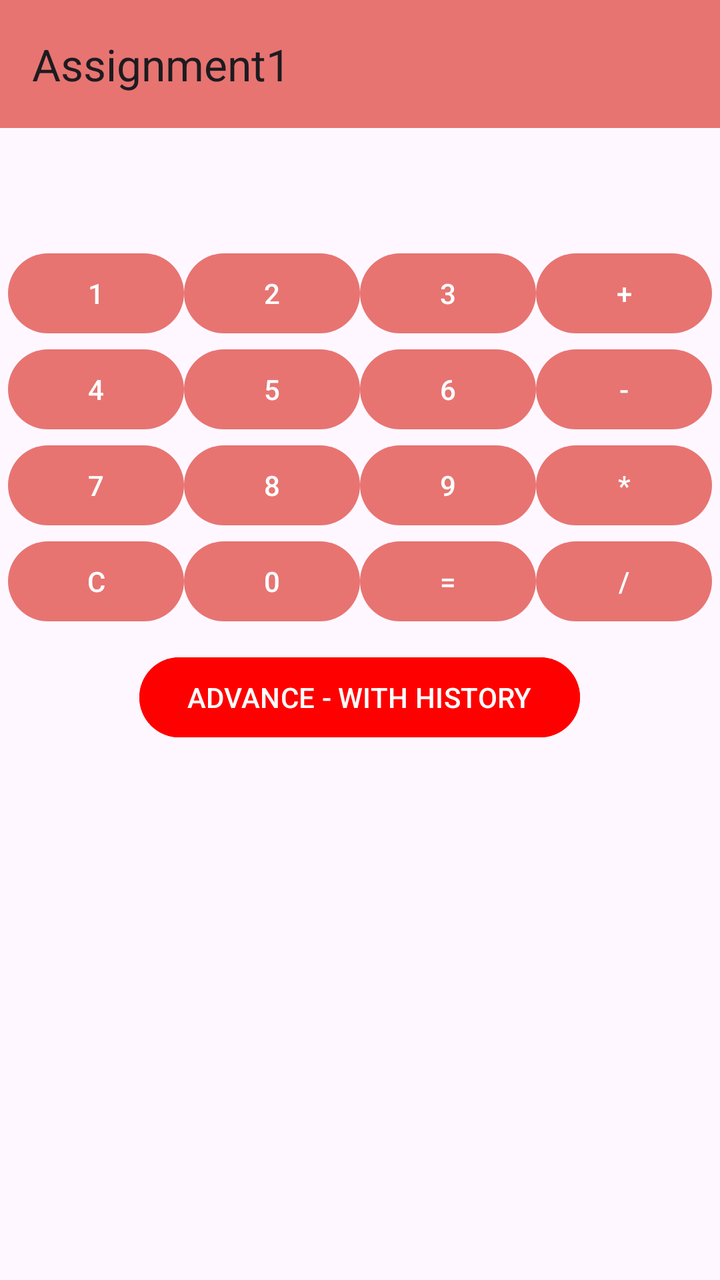
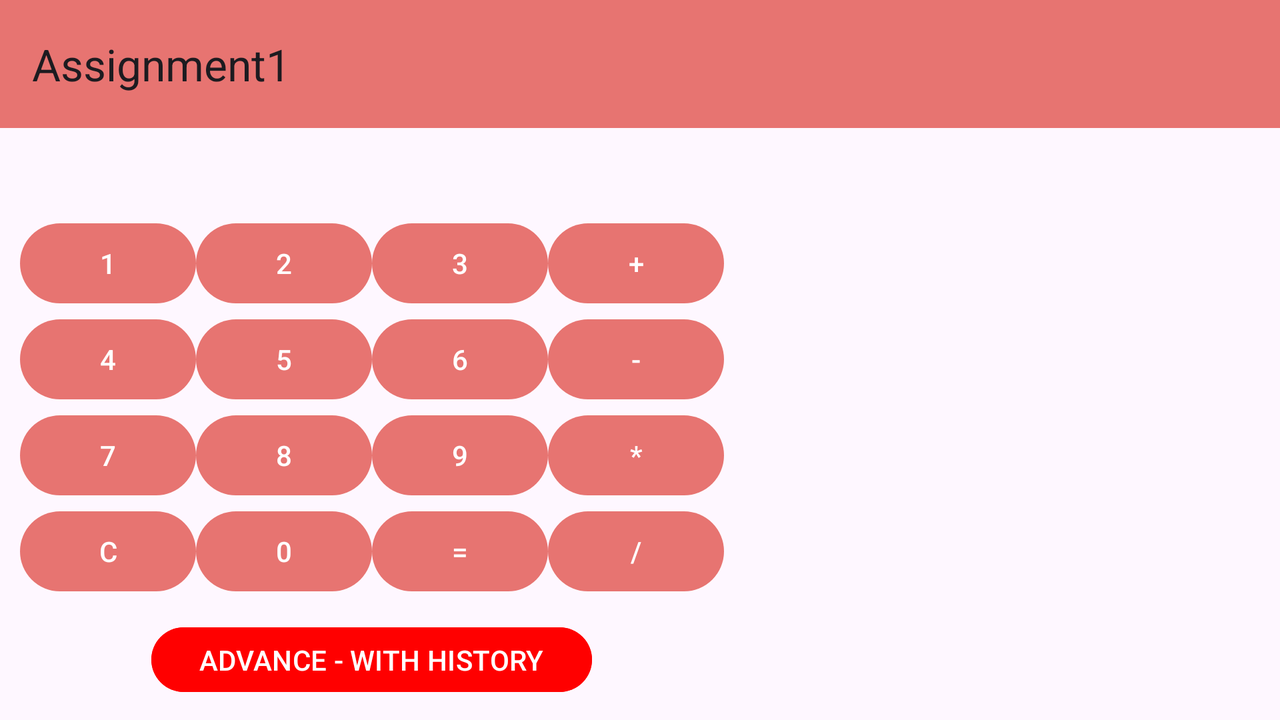

The same Android screen from two of the app's own layout files: first res/layout/ as a phone draws it, then the repository's variant for another configuration, drawn on a device whose configuration selects that folder. Both files follow.
<!-- AndroidManifest.xml: application theme Theme.MyApplication -->
<!-- res/layout/calculator_layout.xml -->
<?xml version="1.0" encoding="utf-8"?>

<LinearLayout xmlns:android="http://schemas.android.com/apk/res/android"
    xmlns:tools="http://schemas.android.com/tools"
    xmlns:app="http://schemas.android.com/apk/res-auto"
    tools:context=".MainActivity"
    android:layout_width="match_parent"
    android:layout_height="match_parent"
    android:orientation="vertical">

    <androidx.appcompat.widget.Toolbar
        android:layout_width="match_parent"
        android:layout_height="wrap_content"
        android:id="@+id/toolbarId"
        android:background="?attr/colorPrimary"
        app:title="@string/app_name">

    </androidx.appcompat.widget.Toolbar>
    <TextView
        android:layout_width="match_parent"
        android:layout_height="wrap_content"
        android:textSize="25sp"
        android:layout_marginStart="@dimen/layout_start"
        android:layout_marginBottom="@dimen/layout_bottom"
        android:id="@+id/resultTextView"

        android:layout_gravity="start"
        />

    <LinearLayout
        android:layout_width="wrap_content"
        android:layout_height="wrap_content"
        android:layout_gravity="center">
        <Button
            android:layout_width="wrap_content"
            android:layout_height="wrap_content"
            android:text="@string/one"
            android:id="@+id/oneBtn"
            tools:ignore="ButtonStyle" />
        <Button
            android:layout_width="wrap_content"
            android:layout_height="wrap_content"
            android:text="@string/two"
            android:id="@+id/twoBtn"
            tools:ignore="ButtonStyle" />
        <Button
            android:layout_width="wrap_content"
            android:layout_height="wrap_content"
            android:text="@string/three"
            android:id="@+id/threeBtn"
            />
        <Button
            android:layout_width="wrap_content"
            android:layout_height="wrap_content"
            android:id="@+id/plusBtn"
            android:text="@string/plus"
            />

    </LinearLayout>

    <LinearLayout
        android:layout_width="wrap_content"
        android:layout_height="wrap_content"
        android:layout_gravity="center">
        <Button
            android:layout_width="wrap_content"
            android:layout_height="wrap_content"
            android:text="@string/four"
            android:id="@+id/fourBtn"
            />
        <Button
            android:layout_width="wrap_content"
            android:layout_height="wrap_content"
            android:text="@string/five"
            android:id="@+id/fiveBtn"
            />
        <Button
            android:layout_width="wrap_content"
            android:layout_height="wrap_content"
            android:text="@string/six"
            android:id="@+id/sixBtn"
            />
        <Button
            android:layout_width="wrap_content"
            android:layout_height="wrap_content"
            android:text="@string/subtract"
            android:id="@+id/minusBtn"
            />

    </LinearLayout>

    <LinearLayout
        android:layout_width="wrap_content"
        android:layout_height="wrap_content"
        android:layout_gravity="center">
        <Button
            android:layout_width="wrap_content"
            android:layout_height="wrap_content"
            android:text="@string/seven"
            android:id="@+id/sevenBtn"
            />
        <Button
            android:layout_width="wrap_content"
            android:layout_height="wrap_content"
            android:text="@string/eight"
            android:id="@+id/eightBtn"
            />
        <Button
            android:layout_width="wrap_content"
            android:layout_height="wrap_content"
            android:text="@string/nine"
            android:id="@+id/nineBtn"
            />
        <Button
            android:layout_width="wrap_content"
            android:layout_height="wrap_content"
            android:text="@string/multiply"
            android:id="@+id/multiply"
            />

    </LinearLayout>

    <LinearLayout
        android:layout_width="wrap_content"
        android:layout_height="wrap_content"
        android:layout_gravity="center">
        <Button
            android:layout_width="wrap_content"
            android:layout_height="wrap_content"
            android:text="@string/C"
            android:id="@+id/cBTN"
            />
        <Button
            android:layout_width="wrap_content"
            android:layout_height="wrap_content"
            android:text="@string/zero"
            android:id="@+id/zeroBtn"
            />
        <Button
            android:layout_width="wrap_content"
            android:layout_height="wrap_content"
            android:text="@string/equal"
            android:id="@+id/equalBtn"
            />
        <Button
            android:layout_width="wrap_content"
            android:layout_height="wrap_content"
            android:text="@string/divide"
            android:id="@+id/divideBtn"
            />

    </LinearLayout>
    <LinearLayout
        android:layout_width="wrap_content"
        android:layout_height="wrap_content"
        android:layout_gravity="center"
        android:layout_margin="@dimen/layout_margin">
        <Button
            android:layout_width="wrap_content"
            android:layout_height="wrap_content"
            android:backgroundTint="@color/Red"
            android:id="@+id/AdvanceBtn"
            android:text="@string/buttonAdvance"
            />
    </LinearLayout>

    <TextView
        android:id="@+id/historyTextView"
        android:layout_width="match_parent"
        android:layout_height="match_parent"
        android:textSize="20dp"
        android:layout_marginLeft="@dimen/layout_start"/>

</LinearLayout>
<!-- resources referenced by this layout -->
<resources>
  <color name="Red">#FF0000</color>
  <dimen name="layout_bottom">25dp</dimen>
  <dimen name="layout_margin">10dp</dimen>
  <dimen name="layout_start">20dp</dimen>
  <string name="C">C</string>
  <string name="app_name">Assignment1</string>
  <string name="buttonAdvance">ADVANCE - WITH HISTORY</string>
  <string name="divide">/</string>
  <string name="eight">8</string>
  <string name="equal">=</string>
  <string name="five">5</string>
  <string name="four">4</string>
  <string name="multiply">*</string>
  <string name="nine">9</string>
  <string name="one">1</string>
  <string name="plus">+</string>
  <string name="seven">7</string>
  <string name="six">6</string>
  <string name="subtract">-</string>
  <string name="three">3</string>
  <string name="two">2</string>
  <string name="zero">0</string>
  <style name="Theme.MyApplication" parent="Base.Theme.MyApplication" />
  <style name="Base.Theme.MyApplication" parent="Theme.Material3.DayNight.NoActionBar">
          
          <item name="colorPrimary">@color/Light_Coral</item>
          <item name="colorPrimaryVariant">@color/Purple_Iris</item>
          
          
          <item name="android:statusBarColor">?attr/colorPrimaryVariant</item>
      </style>
  <color name="Light_Coral">#E77471</color>
  <color name="Purple_Iris">#571B7E</color>
</resources>
<!-- res/layout-land/calculator_layout.xml (the repository's variant of the layout above) -->
<!-- drawn on the phone turned sideways -->
<?xml version="1.0" encoding="utf-8"?>

<LinearLayout xmlns:android="http://schemas.android.com/apk/res/android"
    xmlns:tools="http://schemas.android.com/tools"
    xmlns:app="http://schemas.android.com/apk/res-auto"
    tools:context=".MainActivity"
    android:layout_width="match_parent"
    android:layout_height="match_parent"
    android:orientation="vertical">

    <androidx.appcompat.widget.Toolbar
        android:layout_width="match_parent"
        android:layout_height="wrap_content"
        android:id="@+id/toolbarId"
        android:background="?attr/colorPrimary"
        app:title="@string/app_name">

    </androidx.appcompat.widget.Toolbar>
    <TextView
        android:layout_width="match_parent"
        android:layout_height="wrap_content"
        android:textSize="25sp"
        android:layout_marginStart="@dimen/layout_start"
        android:layout_marginBottom="@dimen/layout_margin"
        android:id="@+id/resultTextView"

        android:layout_gravity="start"
        />

    <LinearLayout
        android:layout_width="match_parent"
        android:layout_height="match_parent"
        android:layout_marginLeft="@dimen/layout_margin"
        android:orientation="horizontal">
        <LinearLayout
            android:layout_width="wrap_content"
            android:layout_height="wrap_content"
            android:orientation="vertical">
    <LinearLayout
        android:layout_width="wrap_content"
        android:layout_height="wrap_content"
        android:layout_gravity="center">
        <Button
            android:layout_width="wrap_content"
            android:layout_height="wrap_content"
            android:text="@string/one"
            android:id="@+id/oneBtn"
            tools:ignore="ButtonStyle" />
        <Button
            android:layout_width="wrap_content"
            android:layout_height="wrap_content"
            android:text="@string/two"
            android:id="@+id/twoBtn"
            tools:ignore="ButtonStyle" />
        <Button
            android:layout_width="wrap_content"
            android:layout_height="wrap_content"
            android:text="@string/three"
            android:id="@+id/threeBtn"
            />
        <Button
            android:layout_width="wrap_content"
            android:layout_height="wrap_content"
            android:id="@+id/plusBtn"
            android:text="@string/plus"
            />

    </LinearLayout>

    <LinearLayout
        android:layout_width="wrap_content"
        android:layout_height="wrap_content"
        android:layout_gravity="center">
        <Button
            android:layout_width="wrap_content"
            android:layout_height="wrap_content"
            android:text="@string/four"
            android:id="@+id/fourBtn"
            />
        <Button
            android:layout_width="wrap_content"
            android:layout_height="wrap_content"
            android:text="@string/five"
            android:id="@+id/fiveBtn"
            />
        <Button
            android:layout_width="wrap_content"
            android:layout_height="wrap_content"
            android:text="@string/six"
            android:id="@+id/sixBtn"
            />
        <Button
            android:layout_width="wrap_content"
            android:layout_height="wrap_content"
            android:text="@string/subtract"
            android:id="@+id/minusBtn"
            />

    </LinearLayout>

    <LinearLayout
        android:layout_width="wrap_content"
        android:layout_height="wrap_content"
        android:layout_gravity="center">
        <Button
            android:layout_width="wrap_content"
            android:layout_height="wrap_content"
            android:text="@string/seven"
            android:id="@+id/sevenBtn"
            />
        <Button
            android:layout_width="wrap_content"
            android:layout_height="wrap_content"
            android:text="@string/eight"
            android:id="@+id/eightBtn"
            />
        <Button
            android:layout_width="wrap_content"
            android:layout_height="wrap_content"
            android:text="@string/nine"
            android:id="@+id/nineBtn"
            />
        <Button
            android:layout_width="wrap_content"
            android:layout_height="wrap_content"
            android:text="@string/multiply"
            android:id="@+id/multiply"
            />

    </LinearLayout>

    <LinearLayout
        android:layout_width="wrap_content"
        android:layout_height="wrap_content"
        android:layout_gravity="center">
        <Button
            android:layout_width="wrap_content"
            android:layout_height="wrap_content"
            android:text="@string/C"
            android:id="@+id/cBTN"
            />
        <Button
            android:layout_width="wrap_content"
            android:layout_height="wrap_content"
            android:text="@string/zero"
            android:id="@+id/zeroBtn"
            />
        <Button
            android:layout_width="wrap_content"
            android:layout_height="wrap_content"
            android:text="@string/equal"
            android:id="@+id/equalBtn"
            />
        <Button
            android:layout_width="wrap_content"
            android:layout_height="wrap_content"
            android:text="@string/divide"
            android:id="@+id/divideBtn"
            />

    </LinearLayout>
    <LinearLayout
        android:layout_width="wrap_content"
        android:layout_height="wrap_content"
        android:layout_gravity="center"
        android:layout_margin="@dimen/layout_margin">
        <Button
            android:layout_width="wrap_content"
            android:layout_height="wrap_content"
            android:backgroundTint="@color/Red"
            android:id="@+id/AdvanceBtn"
            android:text="@string/buttonAdvance"
            />

    </LinearLayout>
        </LinearLayout>
    <TextView
        android:id="@+id/historyTextView"
        android:layout_width="match_parent"
        android:layout_height="match_parent"
        android:textSize="20dp"
        android:layout_marginLeft="@dimen/layout_start"/>


    </LinearLayout>
</LinearLayout>
<!-- resources referenced by the variant -->
<!-- as the phone turned sideways resolves them -->
<resources>
  <color name="Red">#FF0000</color>
  <dimen name="layout_margin">10dp</dimen>
  <dimen name="layout_start">20dp</dimen>
  <string name="C">C</string>
  <string name="app_name">Assignment1</string>
  <string name="buttonAdvance">ADVANCE - WITH HISTORY</string>
  <string name="divide">/</string>
  <string name="eight">8</string>
  <string name="equal">=</string>
  <string name="five">5</string>
  <string name="four">4</string>
  <string name="multiply">*</string>
  <string name="nine">9</string>
  <string name="one">1</string>
  <string name="plus">+</string>
  <string name="seven">7</string>
  <string name="six">6</string>
  <string name="subtract">-</string>
  <string name="three">3</string>
  <string name="two">2</string>
  <string name="zero">0</string>
  <style name="Theme.MyApplication" parent="Base.Theme.MyApplication" />
  <style name="Base.Theme.MyApplication" parent="Theme.Material3.DayNight.NoActionBar">
          
          <item name="colorPrimary">@color/Light_Coral</item>
          <item name="colorPrimaryVariant">@color/Purple_Iris</item>
          
          
          <item name="android:statusBarColor">?attr/colorPrimaryVariant</item>
      </style>
  <color name="Light_Coral">#E77471</color>
  <color name="Purple_Iris">#571B7E</color>
</resources>
